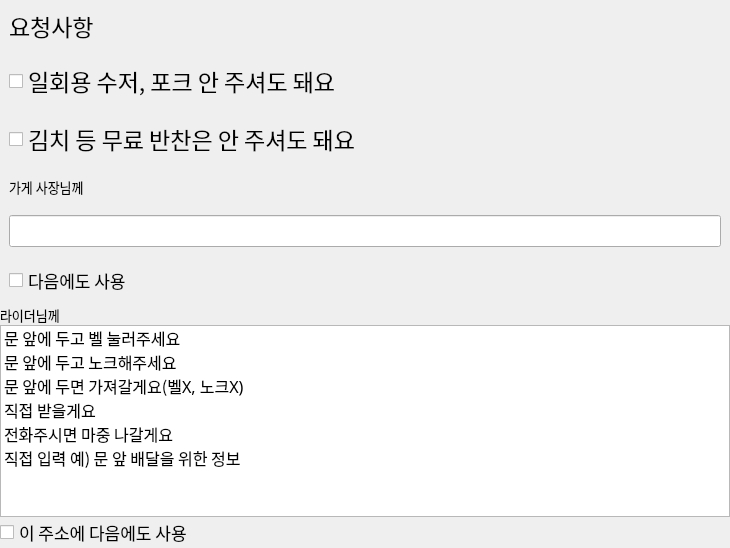
                 <widget class="QWidget" name="widget_7" native="true">
                  <property name="minimumSize">
                   <size>
                    <width>0</width>
                    <height>500</height>
                   </size>
                  </property>
                  <layout class="QVBoxLayout" name="verticalLayout_7">
                   <property name="spacing">
                    <number>0</number>
                   </property>
                   <property name="leftMargin">
                    <number>0</number>
                   </property>
                   <property name="topMargin">
                    <number>0</number>
                   </property>
                   <property name="rightMargin">
                    <number>0</number>
                   </property>
                   <property name="bottomMargin">
                    <number>0</number>
                   </property>
                   <item>
                    <widget class="QWidget" name="widget_8" native="true">
                     <layout class="QHBoxLayout" name="horizontalLayout_5">
                      <item>
                       <widget class="QLabel" name="label_3">
                        <property name="font">
                         <font>
                          <family>맑은 고딕</family>
                          <pointsize>17</pointsize>
                         </font>
                        </property>
                        <property name="text">
                         <string>요청사항</string>
                        </property>
                       </widget>
                      </item>
                      <item>
                       <spacer name="horizontalSpacer_5">
                        <property name="orientation">
                         <enum>Qt::Horizontal</enum>
                        </property>
                        <property name="sizeHint" stdset="0">
                         <size>
                          <width>619</width>
                          <height>20</height>
                         </size>
                        </property>
                       </spacer>
                      </item>
                     </layout>
                    </widget>
                   </item>
                   <item>
                    <widget class="QWidget" name="widget_9" native="true">
                     <property name="autoFillBackground">
                      <bool>true</bool>
                     </property>
                     <layout class="QVBoxLayout" name="verticalLayout_8">
                      <property name="spacing">
                       <number>0</number>
                      </property>
                      <property name="leftMargin">
                       <number>0</number>
                      </property>
                      <property name="topMargin">
                       <number>0</number>
                      </property>
                      <property name="rightMargin">
                       <number>0</number>
                      </property>
                      <property name="bottomMargin">
                       <number>0</number>
                      </property>
                      <item>
                       <widget class="QWidget" name="widget_10" native="true">
                        <layout class="QHBoxLayout" name="horizontalLayout_6">
                         <item>
                          <widget class="QCheckBox" name="checkBox_2">
                           <property name="font">
                            <font>
                             <family>맑은 고딕</family>
                             <pointsize>17</pointsize>
                            </font>
                           </property>
                           <property name="text">
                            <string>일회용 수저, 포크 안 주셔도 돼요</string>
                           </property>
                          </widget>
                         </item>
                         <item>
                          <spacer name="horizontalSpacer_6">
                           <property name="orientation">
                            <enum>Qt::Horizontal</enum>
                           </property>
                           <property name="sizeHint" stdset="0">
                            <size>
                             <width>344</width>
                             <height>20</height>
                            </size>
                           </property>
                          </spacer>
                         </item>
                        </layout>
                       </widget>
                      </item>
                      <item>
                       <widget class="QWidget" name="widget_11" native="true">
                        <layout class="QHBoxLayout" name="horizontalLayout_7">
                         <item>
                          <widget class="QCheckBox" name="checkBox_3">
                           <property name="font">
                            <font>
                             <family>맑은 고딕</family>
                             <pointsize>17</pointsize>
                            </font>
                           </property>
                           <property name="text">
                            <string>김치 등 무료 반찬은 안 주셔도 돼요</string>
                           </property>
                          </widget>
                         </item>
                         <item>
                          <spacer name="horizontalSpacer_7">
                           <property name="orientation">
                            <enum>Qt::Horizontal</enum>
                           </property>
                           <property name="sizeHint" stdset="0">
                            <size>
                             <width>318</width>
                             <height>20</height>
                            </size>
                           </property>
                          </spacer>
                         </item>
                        </layout>
                       </widget>
                      </item>
                     </layout>
                    </widget>
                   </item>
                   <item>
                    <widget class="QWidget" name="widget_12" native="true">
                     <layout class="QVBoxLayout" name="verticalLayout_9">
                      <property name="spacing">
                       <number>0</number>
                      </property>
                      <property name="leftMargin">
                       <number>0</number>
                      </property>
                      <property name="topMargin">
                       <number>0</number>
                      </property>
                      <property name="rightMargin">
                       <number>0</number>
                      </property>
                      <property name="bottomMargin">
                       <number>0</number>
                      </property>
                      <item>
                       <widget class="QWidget" name="widget_13" native="true">
                        <layout class="QHBoxLayout" name="horizontalLayout_8">
                         <item>
                          <widget class="QLabel" name="label_4">
                           <property name="font">
                            <font>
                             <family>맑은 고딕</family>
                             <pointsize>10</pointsize>
                             <weight>50</weight>
                             <bold>false</bold>
                            </font>
                           </property>
                           <property name="text">
                            <string>가게 사장님께</string>
                           </property>
                          </widget>
                         </item>
                         <item>
                          <spacer name="horizontalSpacer_8">
                           <property name="orientation">
                            <enum>Qt::Horizontal</enum>
                           </property>
                           <property name="sizeHint" stdset="0">
                            <size>
                             <width>628</width>
                             <height>20</height>
                            </size>
                           </property>
                          </spacer>
                         </item>
                        </layout>
                       </widget>
                      </item>
                      <item>
                       <widget class="QWidget" name="widget_14" native="true">
                        <layout class="QVBoxLayout" name="verticalLayout_10">
                         <item>
                          <widget class="QLineEdit" name="lineEdit_2">
                           <property name="font">
                            <font>
                             <family>맑은 고딕</family>
                             <pointsize>13</pointsize>
                            </font>
                           </property>
                           <property name="frame">
                            <bool>true</bool>
                           </property>
                          </widget>
                         </item>
                        </layout>
                       </widget>
                      </item>
                      <item>
                       <widget class="QWidget" name="widget_15" native="true">
                        <layout class="QHBoxLayout" name="horizontalLayout_9">
                         <item>
                          <widget class="QCheckBox" name="checkBox_4">
                           <property name="font">
                            <font>
                             <family>맑은 고딕</family>
                             <pointsize>13</pointsize>
                            </font>
                           </property>
                           <property name="text">
                            <string>다음에도 사용</string>
                           </property>
                          </widget>
                         </item>
                         <item>
                          <spacer name="horizontalSpacer_9">
                           <property name="orientation">
                            <enum>Qt::Horizontal</enum>
                           </property>
                           <property name="sizeHint" stdset="0">
                            <size>
                             <width>580</width>
                             <height>20</height>
                            </size>
                           </property>
                          </spacer>
                         </item>
                        </layout>
                       </widget>
                      </item>
                     </layout>
                    </widget>
                   </item>
                   <item>
                    <widget class="QWidget" name="widget_16" native="true">
                     <property name="minimumSize">
                      <size>
                       <width>0</width>
                       <height>0</height>
                      </size>
                     </property>
                     <layout class="QVBoxLayout" name="verticalLayout_11">
                      <property name="spacing">
                       <number>0</number>
                      </property>
                      <property name="leftMargin">
                       <number>0</number>
                      </property>
                      <property name="topMargin">
                       <number>0</number>
                      </property>
                      <property name="rightMargin">
                       <number>0</number>
                      </property>
                      <property name="bottomMargin">
                       <number>0</number>
                      </property>
                      <item>
                       <widget class="QWidget" name="widget_17" native="true">
                        <layout class="QHBoxLayout" name="horizontalLayout_10">
                         <property name="spacing">
                          <number>0</number>
                         </property>
                         <property name="leftMargin">
                          <number>0</number>
                         </property>
                         <property name="topMargin">
                          <number>0</number>
                         </property>
                         <property name="rightMargin">
                          <number>0</number>
                         </property>
                         <property name="bottomMargin">
                          <number>0</number>
                         </property>
                         <item>
                          <widget class="QLabel" name="label_5">
                           <property name="font">
                            <font>
                             <family>맑은 고딕</family>
                             <pointsize>10</pointsize>
                            </font>
                           </property>
                           <property name="text">
                            <string>라이더님께</string>
                           </property>
                          </widget>
                         </item>
                         <item>
                          <spacer name="horizontalSpacer_10">
                           <property name="orientation">
                            <enum>Qt::Horizontal</enum>
                           </property>
                           <property name="sizeHint" stdset="0">
                            <size>
                             <width>670</width>
                             <height>20</height>
                            </size>
                           </property>
                          </spacer>
                         </item>
                        </layout>
                       </widget>
                      </item>
                      <item>
                       <widget class="QWidget" name="widget_18" native="true">
                        <layout class="QVBoxLayout" name="verticalLayout_12">
                         <property name="spacing">
                          <number>0</number>
                         </property>
                         <property name="leftMargin">
                          <number>0</number>
                         </property>
                         <property name="topMargin">
                          <number>0</number>
                         </property>
                         <property name="rightMargin">
                          <number>0</number>
                         </property>
                         <property name="bottomMargin">
                          <number>0</number>
                         </property>
                         <item>
                          <widget class="QListWidget" name="listWidget">
                           <property name="maximumSize">
                            <size>
                             <width>16777209</width>
                             <height>16777215</height>
                            </size>
                           </property>
                           <property name="font">
                            <font>
                             <family>맑은 고딕</family>
                             <pointsize>12</pointsize>
                            </font>
                           </property>
                           <property name="verticalScrollBarPolicy">
                            <enum>Qt::ScrollBarAlwaysOff</enum>
                           </property>
                           <property name="horizontalScrollBarPolicy">
                            <enum>Qt::ScrollBarAlwaysOff</enum>
                           </property>
                           <property name="autoScrollMargin">
                            <number>10</number>
                           </property>
                           <property name="showDropIndicator" stdset="0">
                            <bool>false</bool>
                           </property>
                           <property name="selectionBehavior">
                            <enum>QAbstractItemView::SelectItems</enum>
                           </property>
                           <property name="horizontalScrollMode">
                            <enum>QAbstractItemView::ScrollPerItem</enum>
                           </property>
                           <property name="viewMode">
                            <enum>QListView::ListMode</enum>
                           </property>
                           <property name="uniformItemSizes">
                            <bool>false</bool>
                           </property>
                           <property name="batchSize">
                            <number>100</number>
                           </property>
                           <property name="selectionRectVisible">
                            <bool>false</bool>
                           </property>
                           <property name="sortingEnabled">
                            <bool>false</bool>
                           </property>
                           <item>
                            <property name="text">
                             <string>문 앞에 두고 벨 눌러주세요</string>
                            </property>
                            <property name="font">
                             <font>
                              <family>맑은 고딕</family>
                              <pointsize>12</pointsize>
                             </font>
                            </property>
                            <property name="flags">
                             <set>ItemIsSelectable|ItemIsUserCheckable|ItemIsEnabled</set>
                            </property>
                           </item>
                           <item>
                            <property name="text">
                             <string>문 앞에 두고 노크해주세요</string>
                            </property>
                            <property name="font">
                             <font>
                              <family>맑은 고딕</family>
                              <pointsize>12</pointsize>
                             </font>
                            </property>
                            <property name="flags">
                             <set>ItemIsSelectable|ItemIsUserCheckable|ItemIsEnabled</set>
                            </property>
                           </item>
                           <item>
                            <property name="text">
                             <string>문 앞에 두면 가져갈게요(벨X, 노크X)</string>
                            </property>
                            <property name="font">
                             <font>
                              <pointsize>12</pointsize>
                             </font>
                            </property>
                            <property name="flags">
                             <set>ItemIsSelectable|ItemIsUserCheckable|ItemIsEnabled</set>
                            </property>
                           </item>
                           <item>
                            <property name="text">
                             <string>직접 받을게요</string>
                            </property>
                            <property name="font">
                             <font>
                              <pointsize>12</pointsize>
                             </font>
                            </property>
                            <property name="flags">
                             <set>ItemIsSelectable|ItemIsUserCheckable|ItemIsEnabled</set>
                            </property>
                           </item>
                           <item>
                            <property name="text">
                             <string>전화주시면 마중 나갈게요</string>
                            </property>
                            <property name="font">
                             <font>
                              <pointsize>12</pointsize>
                             </font>
                            </property>
                            <property name="flags">
                             <set>ItemIsSelectable|ItemIsUserCheckable|ItemIsEnabled</set>
                            </property>
                           </item>
                           <item>
                            <property name="text">
                             <string>직접 입력 예) 문 앞 배달을 위한 정보</string>
                            </property>
                            <property name="font">
                             <font>
                              <pointsize>12</pointsize>
                             </font>
                            </property>
                            <property name="flags">
                             <set>ItemIsSelectable|ItemIsUserCheckable|ItemIsEnabled</set>
                            </property>
                           </item>
                          </widget>
                         </item>
                        </layout>
                       </widget>
                      </item>
                      <item>
                       <widget class="QWidget" name="widget_19" native="true">
                        <layout class="QHBoxLayout" name="horizontalLayout_11">
                         <property name="spacing">
                          <number>0</number>
                         </property>
                         <property name="leftMargin">
                          <number>0</number>
                         </property>
                         <property name="topMargin">
                          <number>0</number>
                         </property>
                         <property name="rightMargin">
                          <number>0</number>
                         </property>
                         <property name="bottomMargin">
                          <number>0</number>
                         </property>
                         <item>
                          <widget class="QCheckBox" name="checkBox_5">
                           <property name="font">
                            <font>
                             <family>맑은 고딕</family>
                             <pointsize>13</pointsize>
                            </font>
                           </property>
                           <property name="text">
                            <string>이 주소에 다음에도 사용</string>
                           </property>
                          </widget>
                         </item>
                         <item>
                          <spacer name="horizontalSpacer_11">
                           <property name="orientation">
                            <enum>Qt::Horizontal</enum>
                           </property>
                           <property name="sizeHint" stdset="0">
                            <size>
                             <width>524</width>
                             <height>20</height>
                            </size>
                           </property>
                          </spacer>
                         </item>
                        </layout>
                       </widget>
                      </item>
                     </layout>
                    </widget>
                   </item>
                  </layout>
                 </widget>
